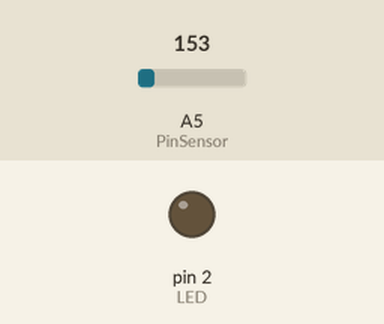
This sketch was run on a simulated Arduino Uno, built with avr-gcc and run on an emulated ATmega328P. On the bench: output pins drawn as LEDs (lit = HIGH). Dashed ring = blinking. Inputs (shaded band) come from the test bench; at power-on: A5 (PinSensor) = 153.

Above: at 1.1 s.
At 2.8 s:
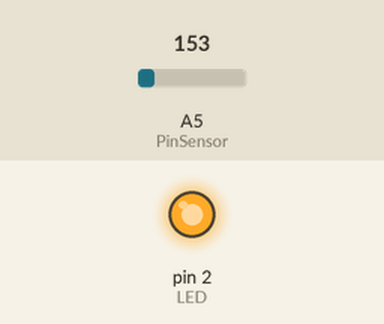
2.9 s: A5 (PinSensor) set to 172
At 3.3 s:
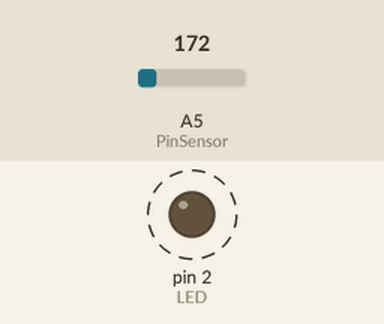
6.4 s: A5 (PinSensor) set to 191
Timing chart, 0 to 15.9 s (numbered marks = the images above; inputs shaded):
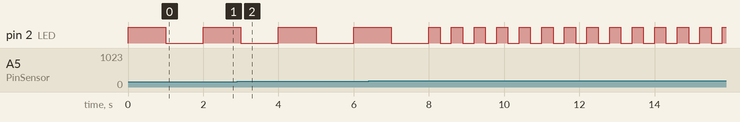

The sketch:

Temp36.ino
```cpp
const int LED=2; //Define o pino 2 como pino do LED
const int PinSensor=A5; //Define o pino 5 como pino do sensor
int LeituraSensor;  // Define um inteiro para Leitura do sensor
float Temperatura, VoltagemSensor;  // Define um número real para temperatura e voltagem
void setup()
{
  pinMode(LED,OUTPUT); // Define o Led como saida
  pinMode(PinSensor, INPUT); // Define a entrada do sensor
}
void Piscar(int tempo)  // Função para piscar um LED
{
 digitalWrite(LED,HIGH); // Liga o LED
 delay(tempo);   		// Aguarda um tempo
 digitalWrite(LED,LOW); //Desliga o LED
 delay(tempo);          //Aguarda um tempo
}
void loop()
{
  LeituraSensor=analogRead(PinSensor); // Faz a leitura da entrda
  VoltagemSensor=LeituraSensor*4.887; //Regra de três -> 5000/1023
  // 1023  - > 5000 mv
  // Leitura -> ?   mv
  Temperatura=((VoltagemSensor)-500)/10;//Equação do sensor TMP36
  if (Temperatura>40) //Pergunta se a temperatura é maior de 40
  {
    Piscar(300);  //Chama a função piscar com 300ms de tempo
  }
  else
  {
    Piscar(1000); //Chama a função piscar com 1000ms de tempo
  }
}
```

Measured:
- by itself, pin 2 (LED): repeats every 0.60 s: HIGH 0.30 s, LOW 0.30 s
